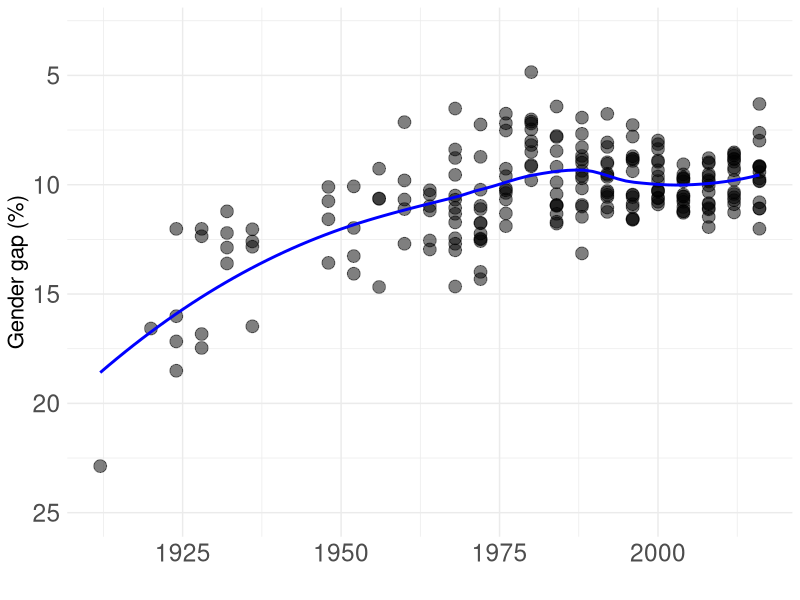
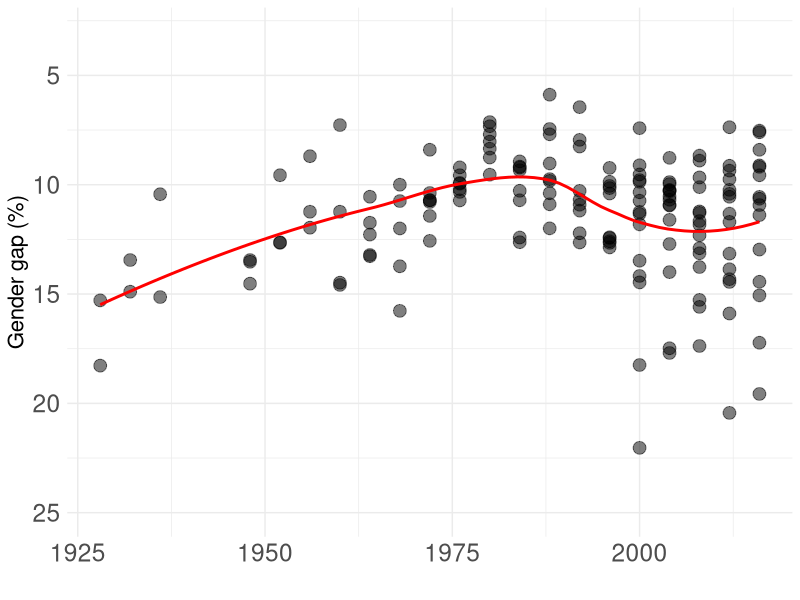
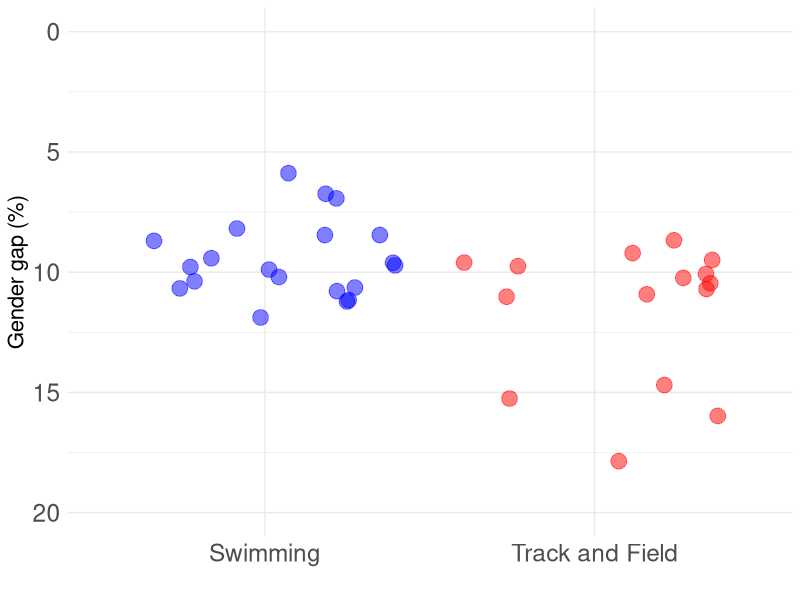

Here is the R script that generated these plots, in order:
## ---- chunk 1
library(knitr)
opts_chunk$set(out.width="800px", dpi=300)
## ---- chunk 2
# load required packages
library(dplyr)
library(readr)

# import data
olympic_swimming_women <- read_csv("data/olympic_swimming_women.csv")
olympic_swimming_men <- read_csv("data/olympic_swimming_men.csv")
olympic_athletics_women <- read_csv("data/olympic_athletics_women.csv")
olympic_athletics_men <- read_csv("data/olympic_athletics_men.csv")

# join women's to men's swimming data, calculate gender gap
olympic_swimming_gap <- full_join(olympic_swimming_women, olympic_swimming_men, by=c("Event","Year")) %>%
  mutate(Speed.x=Distance.x/Time_S.x,
         Speed.y=Distance.y/Time_S.y,
         Gap=100-(Speed.x/Speed.y*100))

# join women's to men's athletics data
olympic_athletics_gap <- full_join(olympic_athletics_women, olympic_athletics_men, by=c("Event","Year"))

# separate into track and field, calculate gender gaps
olympic_track_gap <- olympic_athletics_gap %>%
  filter(!is.na(Distance.x)) %>%
  mutate(Speed.x=Distance.x/Time_S.x,
         Speed.y=Distance.y/Time_S.y,
         Gap=100-(Speed.x/Speed.y*100))
  
olympic_field_gap <- olympic_athletics_gap %>%
  filter(is.na(Distance.x)) %>%
  mutate(Gap=100-(Mark.x/Mark.y*100))

# recombine into single data frame
olympic_athletics_gap <- bind_rows(olympic_track_gap,olympic_field_gap)

## ---- chunk 3
# load required package
library(ggplot2)

# swimming gender gap chart
ggplot(olympic_swimming_gap, aes(x=Year, y=Gap)) + 
  geom_point(size=4,alpha=0.5) + 
  geom_smooth(se = FALSE, color = "blue") + 
  theme_minimal() +
  theme(text=element_text(size=22)) +
  theme(axis.title = element_text(size=16)) +
  ylim(c(25,3)) +
  ylab("Gender gap (%)") +
  xlab("")

# track and field gender gap chart
ggplot(olympic_athletics_gap, aes(x=Year, y=Gap)) + 
  geom_point(size=4,alpha=0.5) + 
  geom_smooth(se = FALSE, color = "red") + 
  theme_minimal() +
  theme(text=element_text(size=22)) +
  theme(axis.title = element_text(size=16)) +
  ylim(c(25,3)) +
  ylab("Gender gap (%)") +
  xlab("")

## ---- chunk 4

# import data
wr_swimming_men <- read_csv("data/wr_swimming_men.csv")
wr_swimming_women <- read_csv("data/wr_swimming_women.csv")
wr_track_men <- read_csv("data/wr_track_men.csv")
wr_track_women <- read_csv("data/wr_track_women.csv")
wr_field_men <- read_csv("data/wr_field_men.csv")
wr_field_women <- read_csv("data/wr_field_women.csv")

# join women's to men's swimming data, calculate gender gap
wr_swimming_gap <- full_join(wr_swimming_women, wr_swimming_men, by="Event") %>%
  mutate(Speed.x=Distance.x/Time_S.x,
         Speed.y=Distance.y/Time_S.y,
         Gap=100-(Speed.x/Speed.y*100),
         Type="Swimming")

# join women's to men's track data, calculate gender gap
wr_track_gap <- full_join(wr_track_women, wr_track_men, by="Event") %>%
  mutate(Speed.x=Distance.x/Time_S.x,
         Speed.y=Distance.y/Time_S.y,
         Gap=100-(Speed.x/Speed.y*100),
         Type="Track and Field")

# join women's to men's field data, calculate gender gap
wr_field_gap <- full_join(wr_field_women, wr_field_men, by="Event") %>%
  mutate(Gap=100-(Mark.x/Mark.y*100),
         Type="Track and Field")

# combine into a single data frame
wr_combined_gap <- bind_rows(wr_swimming_gap,wr_track_gap,wr_field_gap)
## ---- chunk 5
ggplot(wr_combined_gap, aes(x=Type,y=Gap,color=Type)) +
  theme_minimal() +
  theme(text=element_text(size=22)) +
  theme(axis.title = element_text(size=16)) +
  geom_jitter(size=5, alpha = 0.5, width = 0.4) +
  scale_color_manual(values=c("blue","red")) +
  ylim(c(20,0)) +
  guides(color=FALSE) +
  ylab("Gender gap (%)") + xlab("")
